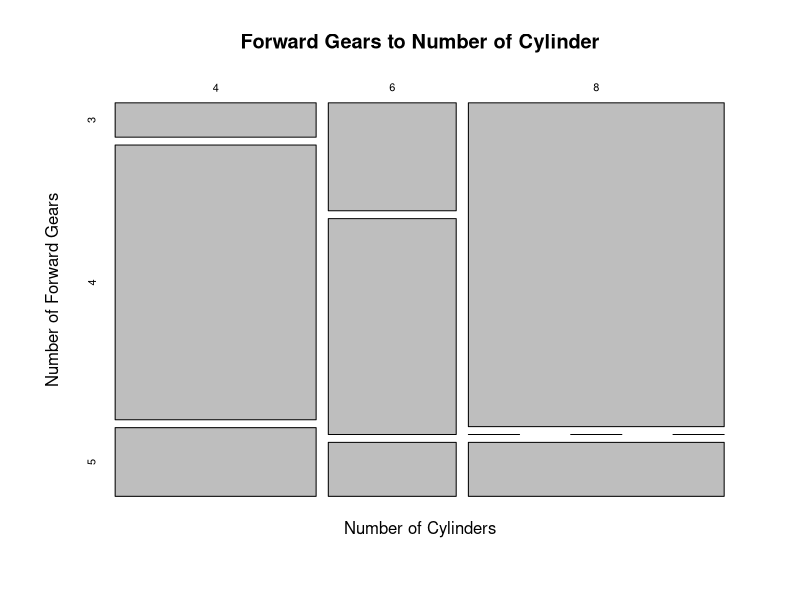

Write R code to recreate this figure. (Note: this script raises an error after producing the figure.)
#Question 1:

# Consider mtcars dataset built in R. The data comprise fuel consumption and 10 aspects of automobile design
# and performance for 32 automobiles (1973–74 models). Is there any relationship between the number of
# forward gears (gear) and the number of cylinders (cyl)? If so, describe that relationship. Make a mosaic plot
# to answer the question. (Note that you may need to convert gear and cyl to factors using as.factor().)

gear_f = as.factor(mtcars$gear)
cyl_f = as.factor(mtcars$cyl)
cor(mtcars$gear, mtcars$cyl)
#The correlation coefficient is -0.4926, not a strong correlation between the two factors. 

mosaicplot(cyl_f~gear_f, main = "Forward Gears to Number of Cylinder", xlab = "Number of Cylinders", ylab = "Number of Forward Gears")

#Question 2:

# Consider react dataset built in ISwR package. The react is a numeric vector of the diﬀerences between two
# nurses’ determinations of 334 tuberculin reaction sizes.
# 1. Build a 99% confidence interval for the mean diﬀerence between the two nurses’ reaction sizes. Interpret
# the resulting interval.
# 2. Conduct an appropriate test to see if the mean diﬀerence is negative or not. Provide a complete
# explanation

data("react", package = "ISwR")

#1. 

t.test(react, conf.level = 0.99)

#Confidence interval is -1.0626 to -0.5302

#2. 

t.test(react, mu = 0, alternative = "less")

#When we conducted our t.test, we found that the p-value is near 0 and much less than our alpha value
#and therefore we reject the null hypothesis stating that the true mean is 0. 


# Question 3:

# Consider midwest dataset built in ggplot2 package. The midwest data frame contains demographic
# information of Midwest counties from 2000 US census. Conduct an appropriate test to see if there is
# a significant diﬀerence in the average percent of adult poverty (percadultpoverty) between Illinois (IL) and
# Wisconsin (WI). Clearly state the reasons for your choice of the test and your conclusions. Don’t forget to
# check any assumptions needed for the test.


il = midwest$percadultpoverty[midwest$state == "IL"]
wi = midwest$percadultpoverty[midwest$state == "WI"]

qqnorm(il)
qqline(il)

qqnorm(wi)
qqline(wi)
#After checking the qq graphs, it seems after theoretical quantiles 1-2, the data becomes less normal. 
#We will attempt to proceed

var.test(il,wi)
#Their variances are the same, they are not independent of each other

t.test(il,wi, var.equal = TRUE, mu = 0, alternative = "two.sided")
#The p-value is 0.2134, we fail to reject the null hypothesis, it seems that the true difference in means
#could be equal to 0

# Question 4:
# Consider intake dataset built in ISwR package. The intake data frame has 11 rows and 2 columns, which
# contain paired values of energy intake for 11 women. Conduct an appropriate test to see if there is a significant
# diﬀerence between pre-menstrual intake (pre) and post-menstrual intake (post). Clearly state the reasons
# for your choice of the test and your conclusions. Don’t forget to check any assumptions needed for the test.

data("intake", package = "ISwR")

diff = intake$pre - intake$post

qqnorm(diff)
qqline(diff)
#The QQ tests show that the data seems to be normally distributed


var.test(intake$pre,intake$post)
#var.equal = TRUE

t.test(intake$pre,intake$post, var.equal = TRUE)
#By default the alpha value is 0.05, seeing how our p-value is 0.0163, we reject the null hypothesis
#The true difference in means could not be 0.


# Question 5:

# ABC company manufactures tablets. For quality control, two sets of tablets were tested. In the first group,
# 32 out of 700 were found to contain some sort of defect. In the second group, 30 out of 400 were found to
# contain some sort of defect.
# 1. Which group has a smaller defective rate from a statistical perspective? Conduct an appropriate test
# with 5% significance level to answer the question. Provide a complete explanation.
# 2. Build a 90% confidence interval for the diﬀerence in defective rate between the two groups. Interpret
# the resulting interval.

#1. 

defect = c(32, 30)
population = c(700,400)

prop.test(defect, population, correct = FALSE)
#After doing the proportion test, we get a p-value of 0.0427 rejecting the null hypothesis that there is
#no difference between the two samples. Therefore, the first group has the smaller defective rate at 4.57%

#2. 

prop.test(defect, population, conf.level = .9, correct = FALSE)
#Using the same function but modified so that the conf.level is 90%, we get that the 
#true difference in defective rate lies between -0.0545 and -0.0040. 




